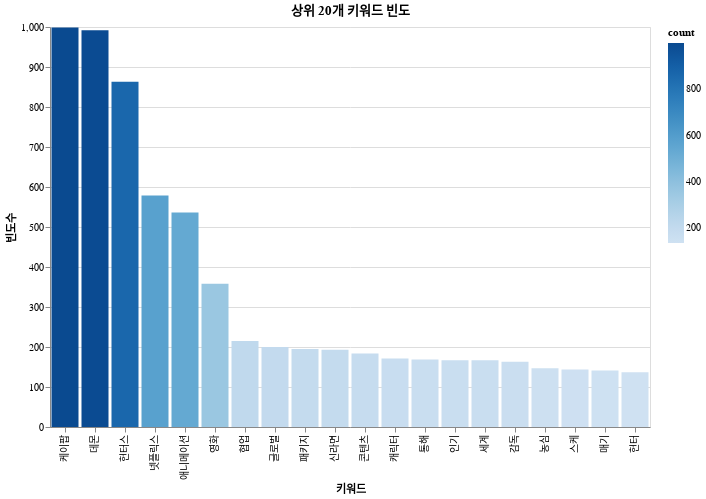

The code cell stored with this chart in its notebook:
### Code cell
# 6. Altair - 키워드 빈도 Top 20 막대 그래프
import altair as alt

# 모든 명사를 하나의 리스트로 합치기 (이용오 교수님 텍스트마이닝 강의록 참고)
all_words = [word for nouns in all_nouns for word in nouns]

# 단어 빈도 계산
word_counts = Counter(all_words)
top_20 = word_counts.most_common(20)

# 데이터프레임 생성
df_keywords = pd.DataFrame(top_20, columns=['keyword', 'count'])

# 세로 막대 차트 생성
chart_vbar = alt.Chart(df_keywords).mark_bar().encode(
    x=alt.X('keyword:N', sort='-y', title='키워드'),
    y=alt.Y('count:Q', title='빈도수'),
    color=alt.Color('count:Q', scale=alt.Scale(scheme='blues')),
    tooltip=['keyword', 'count']
).properties(
    height=400,
    width=600,
    title='상위 20개 키워드 빈도'
)

chart_vbar.show()
chart_vbar.save("barchart_altair.png")

### Figure 1 — Vega-Lite specification as saved in the notebook (floating-point values rounded to 4 significant figures)
{"config": {"view": {"continuousWidth": 300, "continuousHeight": 300}}, "data": {"name": "data-73fde0b2b4240904bab5881660442a9e"}, "mark": {"type": "bar"}, "encoding": {"color": {"field": "count", "scale": {"scheme": "blues"}, "type": "quantitative"}, "tooltip": [{"field": "keyword", "type": "nominal"}, {"field": "count", "type": "quantitative"}], "x": {"field": "keyword", "sort": "-y", "title": "키워드", "type": "nominal"}, "y": {"field": "count", "title": "빈도수", "type": "quantitative"}}, "height": 400, "title": "상위 20개 키워드 빈도", "width": 600, "$schema": "https://vega.github.io/schema/vega-lite/v6.1.0.json", "datasets": {"data-73fde0b2b4240904bab5881660442a9e": [{"keyword": "케이팝", "count": 999}, {"keyword": "데몬", "count": 992}, {"keyword": "헌터스", "count": 863}, {"keyword": "넷플릭스", "count": 579}, {"keyword": "애니메이션", "count": 536}, {"keyword": "영화", "count": 358}, {"keyword": "협업", "count": 215}, {"keyword": "글로벌", "count": 200}, {"keyword": "패키지", "count": 195}, {"keyword": "신라면", "count": 193}, {"keyword": "콘텐츠", "count": 184}, {"keyword": "캐릭터", "count": 171}, {"keyword": "통해", "count": 169}, {"keyword": "인기", "count": 167}, {"keyword": "세계", "count": 167}, {"keyword": "감독", "count": 163}, {"keyword": "농심", "count": 147}, {"keyword": "스케", "count": 144}, {"keyword": "매기", "count": 141}, {"keyword": "헌터", "count": 137}]}}
